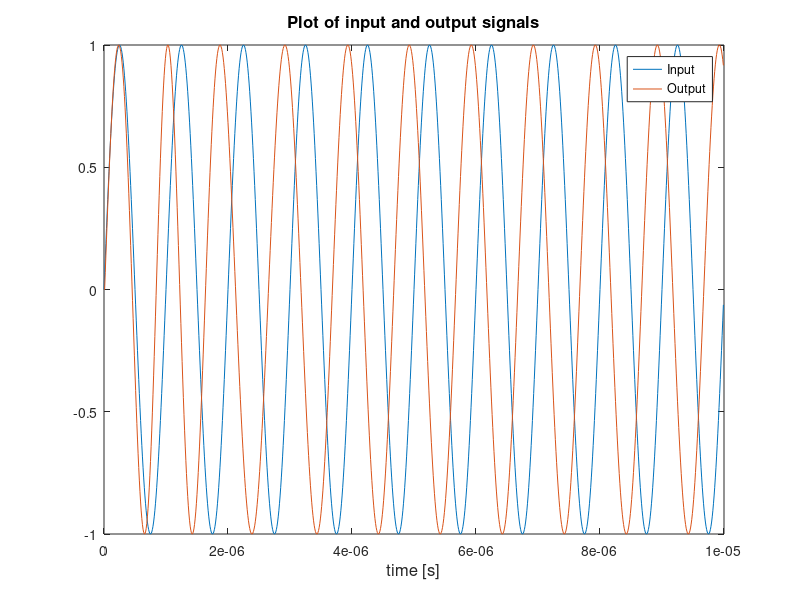
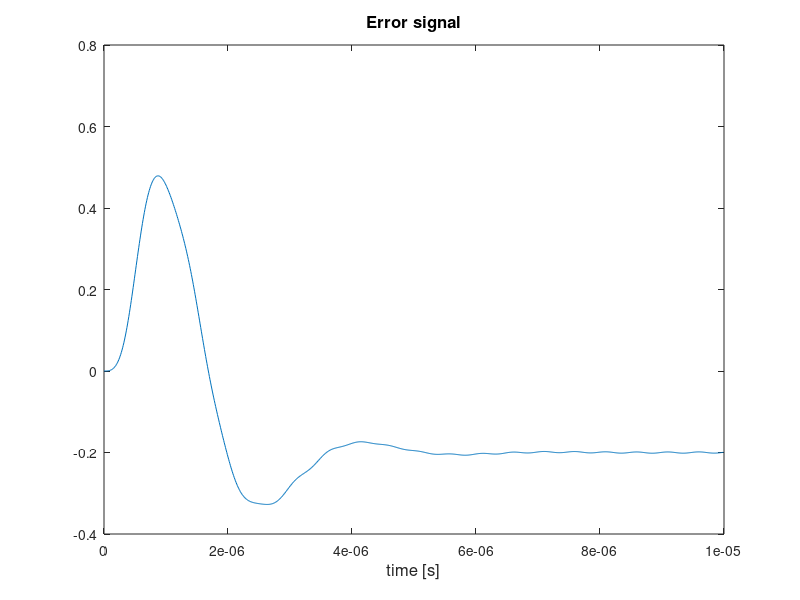

Recreate these plots in MATLAB, in order.
% http://www.aaronscher.com/phase_locked_loop/matlab_pll.html
% https://www.youtube.com/watch?v=JiBF2ZGhPpI

%This program performs a sampled time domain simulation of an
%analog phase locked loop (Type 1 with multiplier and low-pass filter)
%
%Written by Aaron Scher
%
%The reference signal is a simple sinusoid. The output should be a sinusoid
%that tracks the frequency of the reference signal after a certain
%start up time.

%Clear work space variables:
clc
clear all

%User inputs:
f0=1E6; %Frequency of reference signal [Hz]
phase_ref=0; %Phase of reference signal [radians]
fVCO=1.1E6; %free running oscilating frequency of VCO [Hz]
KVCO=.5E6; %Gain of VCO (i.e. voltage to frequency transfer coefficient) [Hz/V]
fs=100E6; %Sampling frequency [Hz]
NF=1000; %Number of samples in simulation
fc=.2E6; %Cut-off frequency of low-pass filter (after the multiplier) [Hz]
filter_coefficient_num=100; %Number of filter coefficeints of low-pass filter

%Start!
b = fir1(filter_coefficient_num,fc/(fs/2)); %design FIR filter coefficients
Ts=1/fs; %sampling period
t_vec=[0:Ts:(NF-1)*Ts]; %time vector

VCO=zeros(1,NF); %initialize VCO signal array
phi=zeros(1,NF); %initialize VCO angle (phi) array
reference=sin(2*pi*f0*t_vec+phase_ref); %input signal

for n=2:NF
    t=(n-2)*Ts; %Current time (start at t = 0 seconds

    error_mult(n)=reference(n)*VCO(n-1);%multiply VCO x Signal input to get raw error signal

    %%%%%%%%%%%%Low pass filter the raw error signal:
    for m=1:length(b)
        if n-m+1>=1
           error_array(m)=error_mult(n-m+1);
        else
           error_array(m)=0;
        end
    end
    error(n)=sum(error_array.*(b));
  %%%%%%%%%%%%%%%%%%%%%%%%%%%%%%

    phi(n)=phi(n-1)+2*pi*error(n)*KVCO*Ts; %update the phase of the VCO
    VCO(n)=sin(2*pi*fVCO*t+phi(n)); %compute VCO signal

end

%Plot VCO (output) and reference (input) signals:
figure(1)
plot(t_vec,reference,t_vec,VCO)
title('Plot of input and output signals','FontSize',12)
xlabel('time [s]','FontSize',12)
legend('Input','Output')

%Plot error signal:
figure(2)
plot(t_vec,error)
title('Error signal','FontSize',12)
xlabel('time [s]','FontSize',12) 
